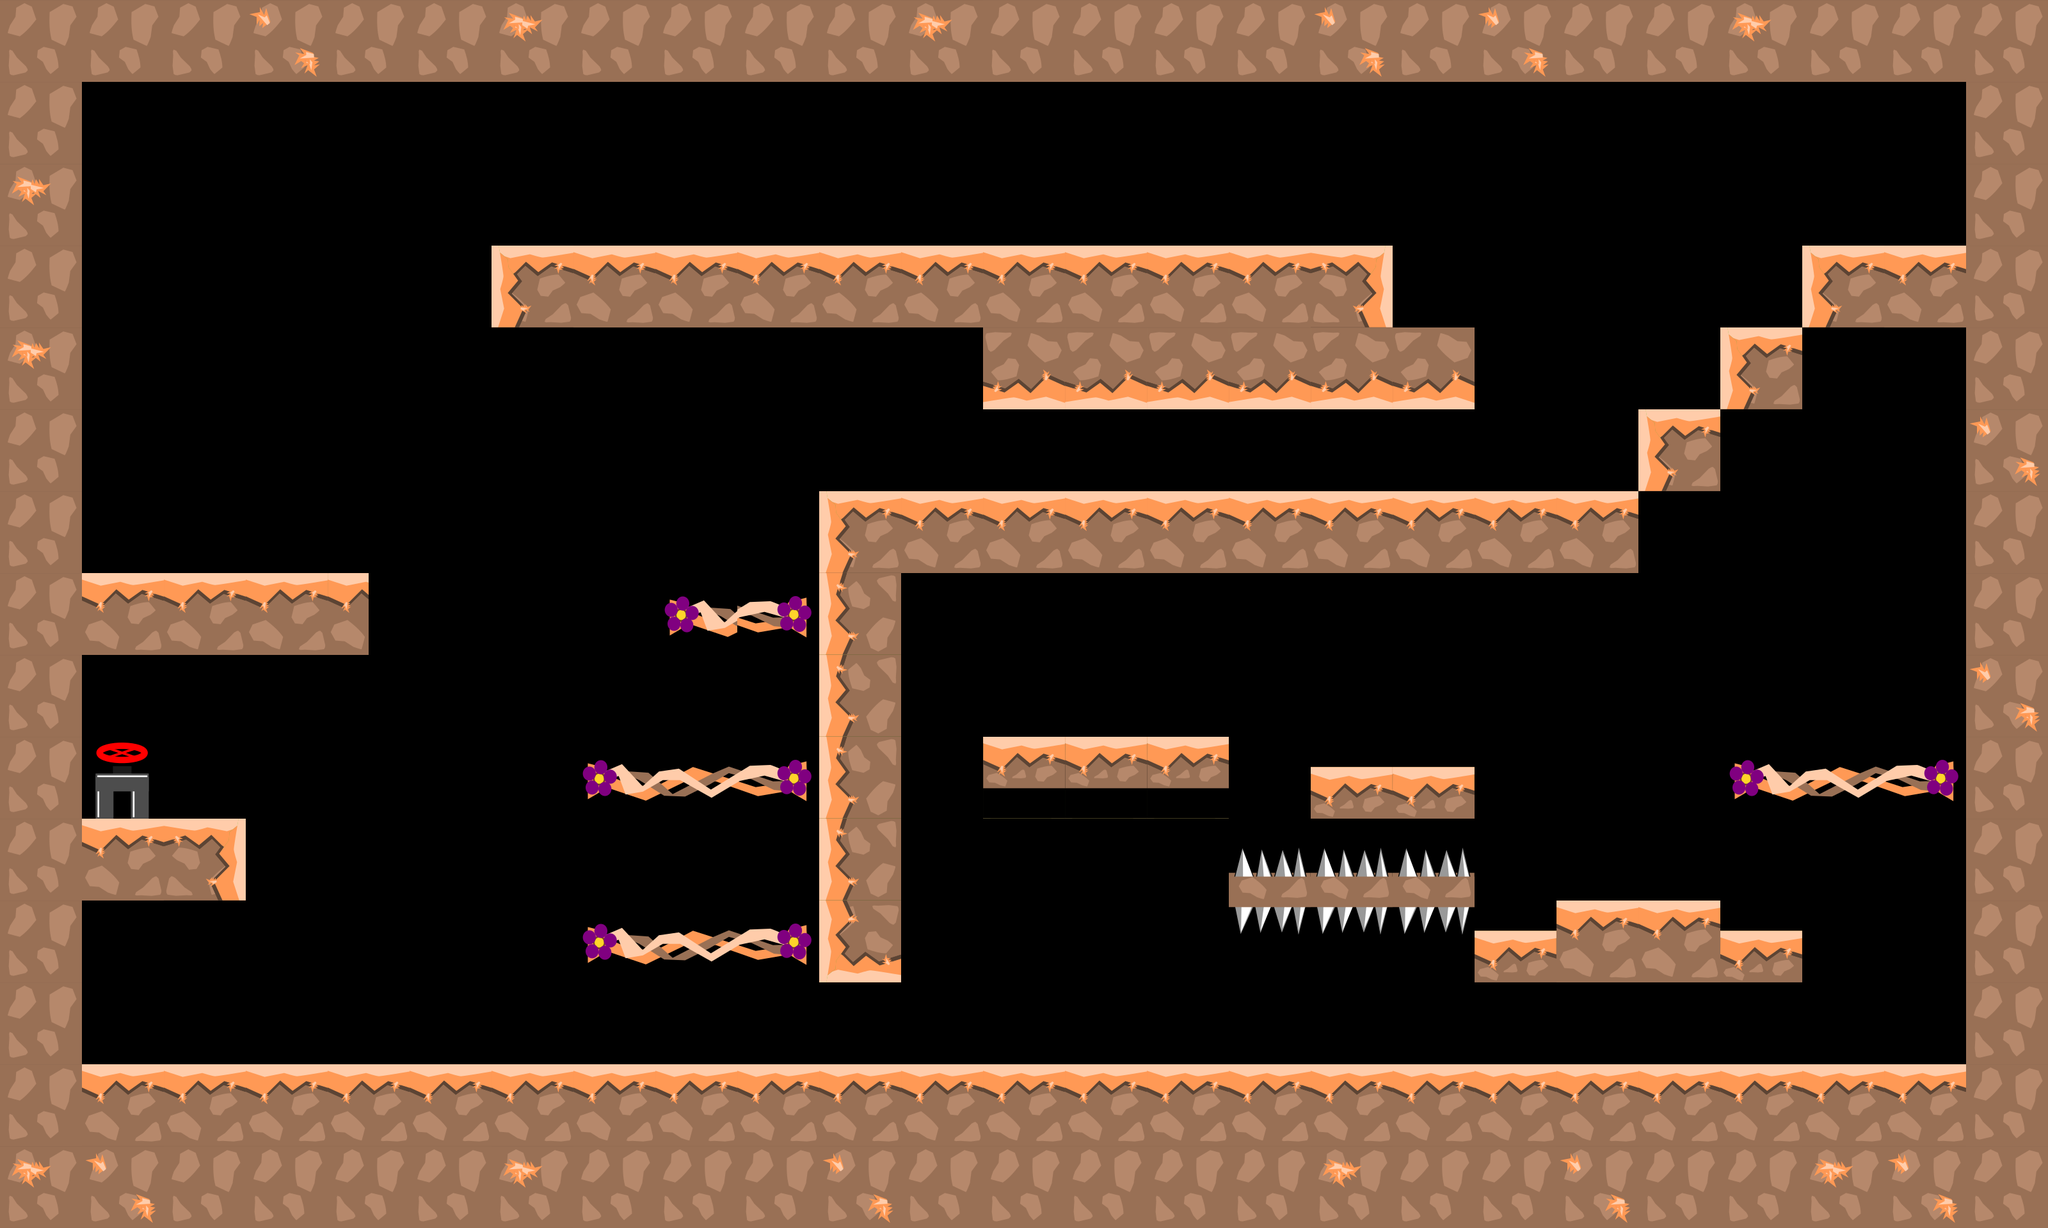

This game map was drawn from its Tiled (.tmx) file and the tilesets committed beside it. A one-line description and the trimmed map source follow:
An orthogonal 25x15 tile map with 128x128 px tiles, 1 tile layer (graphics), 4 tilesets and 31 objects.

<map version="1.0" tiledversion="1.1.1" orientation="orthogonal" renderorder="right-down" width="25" height="15" tilewidth="128" tileheight="128" infinite="0" nextobjectid="79">
 <tileset firstgid="1" source="tiles_128x128.tsx" />
 <tileset firstgid="37" source="tiles_oil_128x128.tsx" />
 <tileset firstgid="77" source="tiles_128x128_orange.tsx" />
 <tileset firstgid="113" source="tiles_128x128_vines.tsx" />
 <layer name="graphics" width="25" height="15">
  <data>[375 cells, 168 non-empty, 18 distinct tile ids]</data>
 </layer>
 <objectgroup name="blocks">
  <object id="1" x="8" y="1663.88" width="3196" height="248.122" />
  <object id="2" x="3072" y="4" width="112" height="1696" />
  <object id="3" x="64" y="52" width="64" height="1684" />
  <object id="4" x="8" y="4" width="3172" height="120" />
  <object id="7" x="69.2727" y="1279.94" width="314.213" height="127.94" />
  <object id="9" x="1536.17" y="1152" width="383.955" height="80.7878" />
  <object id="57" x="66.106" y="895.607" width="509.38" height="127.607" />
  <object id="58" x="767.106" y="384.107" width="1409.38" height="127.607" />
  <object id="59" x="1536.44" y="512.773" width="767.046" height="127.607" />
  <object id="60" x="1279.92" y="768.076" width="1279.96" height="127.607" />
  <object id="61" x="1280" y="893.5" width="127.5" height="642.25" />
  <object id="63" x="2046.18" y="1199.27" width="257.455" height="80.5455" />
  <object id="64" x="2559.67" y="640" width="127.667" height="128" />
  <object id="65" x="2688" y="512.333" width="127.667" height="128" />
  <object id="66" x="2816" y="384" width="257.667" height="128" />
  <object id="70" x="2304.33" y="1455.33" width="511.333" height="80.6667" />
  <object id="71" x="2431.67" y="1408" width="255.667" height="127.864" />
 </objectgroup>
 <objectgroup name="slope" />
 <objectgroup name="passBlock">
  <object id="50" x="2705.82" y="1197.09" width="347.697" height="46" />
  <object id="53" x="916.907" y="1453.6" width="347.697" height="46" />
  <object id="54" x="911.907" y="1197.6" width="347.697" height="46" />
  <object id="55" x="1049.91" y="937.602" width="210.697" height="46" />
 </objectgroup>
 <objectgroup name="flowers">
  <object id="24" x="2468.73" y="414.914" width="69.697" height="69.697">
   <ellipse />
  </object>
  <object id="72" x="2902.06" y="787.641" width="69.697" height="69.697">
   <ellipse />
  </object>
  <object id="73" x="2129.33" y="1017.94" width="69.697" height="69.697">
   <ellipse />
  </object>
  <object id="74" x="192.97" y="708.853" width="69.697" height="69.697">
   <ellipse />
  </object>
  <object id="75" x="444.485" y="272.489" width="69.697" height="69.697">
   <ellipse />
  </object>
  <object id="76" x="2956.61" y="266.428" width="69.697" height="69.697">
   <ellipse />
  </object>
  <object id="78" x="1632.36" y="1030.06" width="69.697" height="69.697">
   <ellipse />
  </object>
 </objectgroup>
 <objectgroup name="end">
  <object id="44" x="199.833" y="1207.67">
   <ellipse />
  </object>
 </objectgroup>
 <objectgroup name="pushBlocks">
  <object id="46" x="1382.37" y="253.412" width="128" height="128" />
 </objectgroup>
 <objectgroup name="damage">
  <object id="56" x="1932.67" y="1323.33" width="357.333" height="142.667" />
 </objectgroup>
</map>
